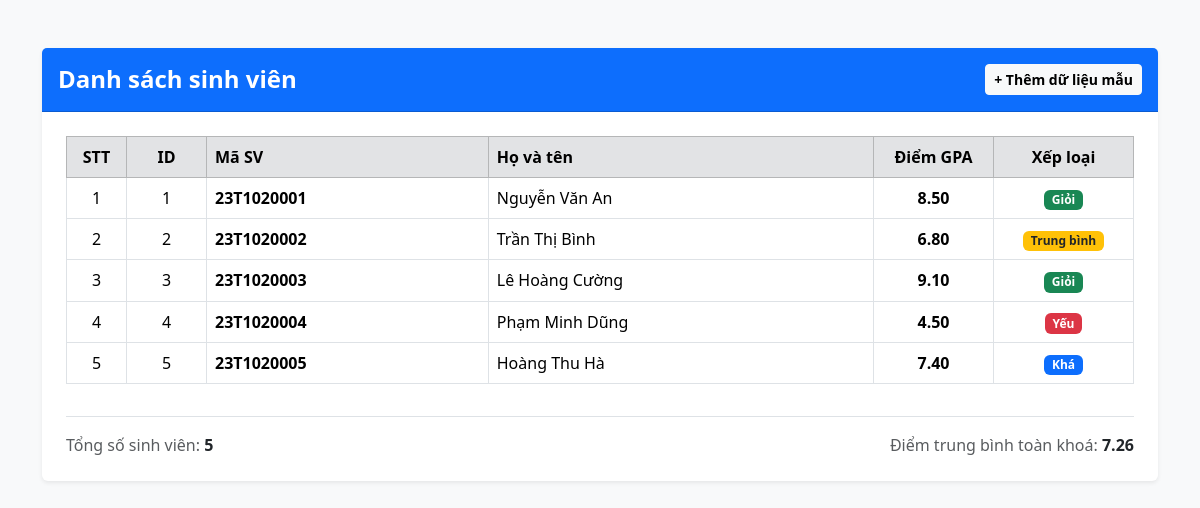
The page / on the database its author committed.
### app.py (models this page shows, shortened)
class Student(db.Model):
    id: Mapped[int] = mapped_column(primary_key=True)
    mssv: Mapped[str] = mapped_column(String(10), unique=True)
    name: Mapped[str] = mapped_column(String(100))
    gpa: Mapped[float] = mapped_column(default=0.0)

### app.py (the view)
@app.get("/students")
@app.get("/")
def student_list():
    stmt = db.select(Student).order_by(Student.mssv)
    students = db.session.execute(stmt).scalars().all()
    total = len(students)
    avg_gpa = db.session.scalar(db.select(func.avg(Student.gpa)))
    return render_template(
        "students.html",
        students=students,
        total=total,
        avg_gpa=avg_gpa
    )

### templates/students.html (shortened to what this page needs)
<!DOCTYPE html>
<html lang="vi">
<head>
    <link href="https://cdn.jsdelivr.net/npm/bootstrap@5.3.3/dist/css/bootstrap.min.css" rel="stylesheet">
</head>
<body class="bg-light">
    <div class="container py-5">
        <div class="card shadow-sm border-0">
            <div class="card-header bg-primary text-white d-flex justify-content-between align-items-center py-3">
                <h4 class="mb-0 fw-bold">Danh sách sinh viên</h4>
                <a href="/them-mau" class="btn btn-light btn-sm fw-semibold">+ Thêm dữ liệu mẫu</a>
            </div>
            <div class="card-body p-4">
                {% if students %}
                    <div class="table-responsive">
                        <table class="table table-bordered table-hover align-middle">
                            <thead class="table-secondary">
                                <tr>
                                    <th class="text-center" style="width: 60px;">STT</th>
                                    <th class="text-center" style="width: 80px;">ID</th>
                                    <th>Mã SV</th>
                                    <th>Họ và tên</th>
                                    <th class="text-center" style="width: 120px;">Điểm GPA</th>
                                    <th class="text-center" style="width: 140px;">Xếp loại</th>
                                </tr>
                            </thead>
                            <tbody>
                                {% for sv in students %}
                                <tr>
                                    <td class="text-center">{{ loop.index }}</td>
                                    <td class="text-center">{{ sv.id }}</td>
                                    <td class="fw-semibold">{{ sv.mssv }}</td>
                                    <td>{{ sv.name }}</td>
                                    <td class="text-center fw-bold">{{ "%.2f"|format(sv.gpa) }}</td>
                                    <td class="text-center">
                                        {% if sv.gpa >= 8.5 %}
                                            <span class="badge bg-success">Giỏi</span>
                                        {% elif sv.gpa >= 7.0 %}
                                            <span class="badge bg-primary">Khá</span>
                                        {% elif sv.gpa >= 5.0 %}
                                            <span class="badge bg-warning text-dark">Trung bình</span>
                                        {% else %}
                                            <span class="badge bg-danger">Yếu</span>
                                        {% endif %}
                                    </td>
                                </tr>
                                {% endfor %}
                            </tbody>
                        </table>
                    </div>
                    <div class="d-flex justify-content-between align-items-center mt-3 pt-3 border-top text-muted">
                        <div>Tổng số sinh viên: <strong class="text-dark">{{ total }}</strong></div>
                        <div>Điểm trung bình toàn khoá: <strong class="text-dark">{{ "%.2f"|format(avg_gpa) if avg_gpa else 0 }}</strong></div>
                    </div>
                {% else %}
                    <div class="alert alert-warning mb-0 text-center" role="alert">
                        Chưa có sinh viên nào trong cơ sở dữ liệu.
                        <a href="/them-mau" class="alert-link">Bấm vào đây để thêm dữ liệu mẫu</a>.
                    </div>
                {% endif %}
            </div>
        </div>
    </div>
</body>
</html>

### rows shown on the page
Student: id "1", mssv "23T1020001", name "Nguyễn Văn An", gpa "8.50", shows "Giỏi"
Student: id "2", mssv "23T1020002", name "Trần Thị Bình", gpa "6.80", shows "Trung bình"
Student: id "3", mssv "23T1020003", name "Lê Hoàng Cường", gpa "9.10", shows "Giỏi"
Student: id "4", mssv "23T1020004", name "Phạm Minh Dũng", gpa "4.50", shows "Yếu"
Student: id "5", mssv "23T1020005", name "Hoàng Thu Hà", gpa "7.40", shows "Khá"

### other values the page prints
{{ total }} "5"
{{ "%.2f"|format(avg_gpa) if avg_gpa else 0 }} "7.26"
